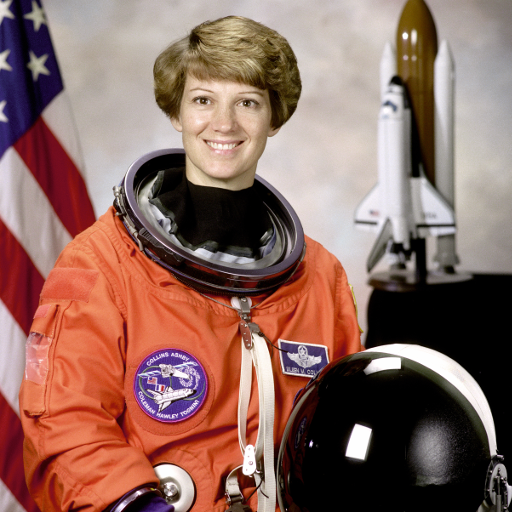
#> input picture skimage.data.astronaut(), 512 x 512 px
$ python practice_01.py
#> lines starting #> are read from the running program, lines starting #| are printed output that depends on the picture
from pathlib import Path
import cv2
import numpy as np
import matplotlib.pyplot as plt
from skimage import data


# 1. Фіксоване визначення кореня проєкту відносно файлу скрипту (src/practice_01.py -> корінь)
project_root = Path(__file__).resolve().parent.parent

input_dir = project_root / "data" / "input"
generated_dir = project_root / "data" / "generated"
color_spaces_dir = project_root / "results" / "color_spaces"
transformations_dir = project_root / "results" / "transformations"
histograms_dir = project_root / "results" / "histograms"
equalization_dir = project_root / "results" / "equalization"
collages_dir = project_root / "results" / "collages"

directories = [
    input_dir, generated_dir, color_spaces_dir,
    transformations_dir, histograms_dir, equalization_dir,
    collages_dir, project_root / "src", project_root / "notebooks"
]

for directory in directories:
    directory.mkdir(parents=True, exist_ok=True)


# 2. Допоміжні функції читання та збереження (підтримка Unicode-шляхів)
def load_image(image_path, flags=cv2.IMREAD_COLOR):
    image_path = Path(image_path)
    if not image_path.exists():
        raise FileNotFoundError(f"Файл не знайдено: {image_path}")
    file_data = np.fromfile(str(image_path), dtype=np.uint8)
    image = cv2.imdecode(file_data, flags)
    if image is None:
        raise IOError(f"Не вдалося прочитати зображення: {image_path}")
    return image


def save_image(image_path, image):
    image_path = Path(image_path)
    image_path.parent.mkdir(parents=True, exist_ok=True)
    ext = image_path.suffix.lower()
    if not ext:
        raise ValueError("Файл не має розширення")
    success, encoded = cv2.imencode(ext, image)
    if not success:
        raise IOError(f"Помилка кодування зображення: {image_path}")
    encoded.tofile(str(image_path))


def prepare_for_collage(img, img_format="bgr", target_size=(400, 300)):
    if img_format == "bgr":
        rgb = cv2.cvtColor(img, cv2.COLOR_BGR2RGB)
    elif img_format == "rgb":
        rgb = img.copy()
    elif img_format == "gray":
        rgb = cv2.cvtColor(img, cv2.COLOR_GRAY2RGB)
    else:
        raise ValueError(f"Невідомий формат: {img_format}")

    tw, th = target_size
    h, w = rgb.shape[:2]
    scale = min(tw / w, th / h)
    nw, nh = max(1, round(w * scale)), max(1, round(h * scale))
    resized = cv2.resize(rgb, (nw, nh), interpolation=cv2.INTER_AREA if scale < 1 else cv2.INTER_CUBIC)

    canvas = np.zeros((th, tw, 3), dtype=np.uint8)
    xo, yo = (tw - nw) // 2, (th - nh) // 2
    canvas[yo:yo + nh, xo:xo + nw] = resized
    return canvas


def main():
    # 3. Підготовка демонстраційних даних з skimage
    images_rgb = {
        "astronaut": data.astronaut(),
        "coffee": data.coffee(),
        "retina": data.retina(),
        "immunohistochemistry": data.immunohistochemistry(),
    }
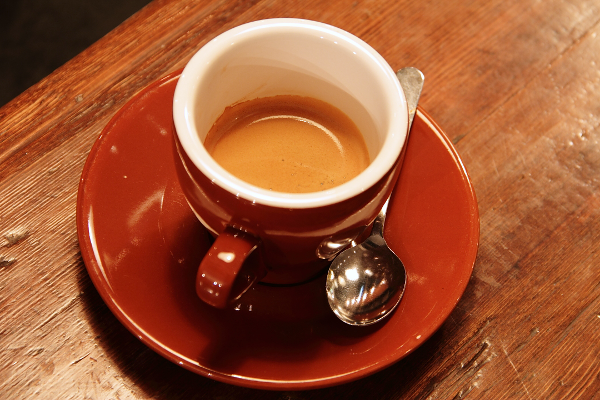
#> input picture skimage.data.coffee(), 600 x 400 px
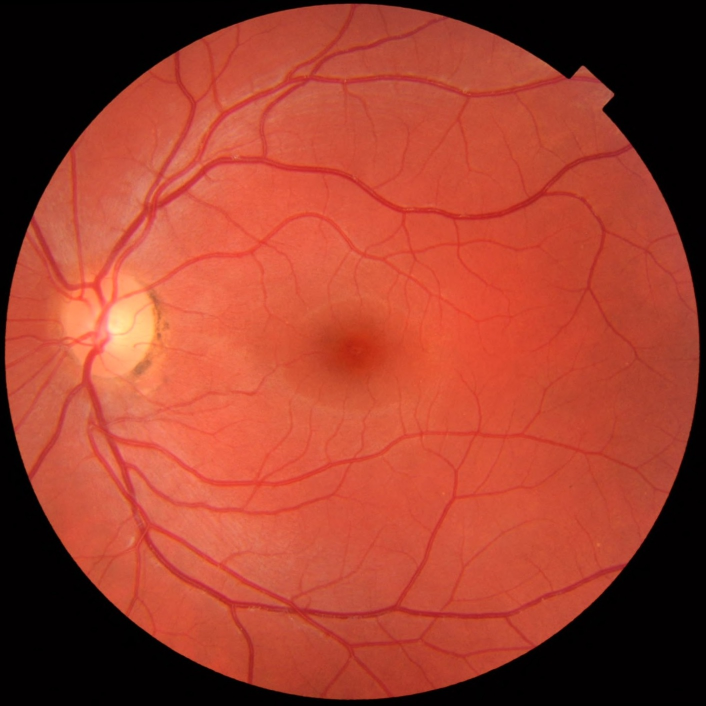
#> input picture skimage.data.retina(), 1411 x 1411 px (shown at 1/2 size)
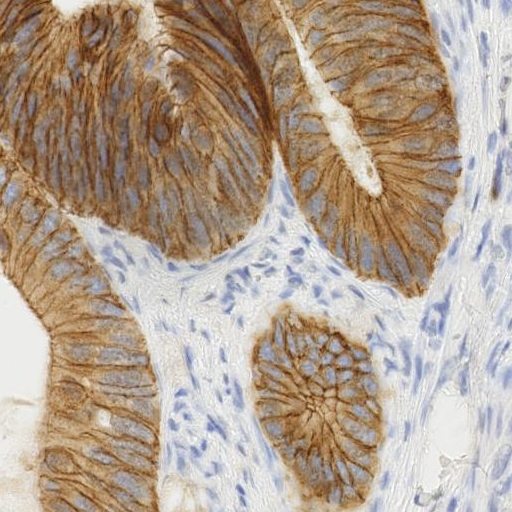
#> input picture skimage.data.immunohistochemistry(), 512 x 512 px
    images_gray = {
        "camera": data.camera(),
    }
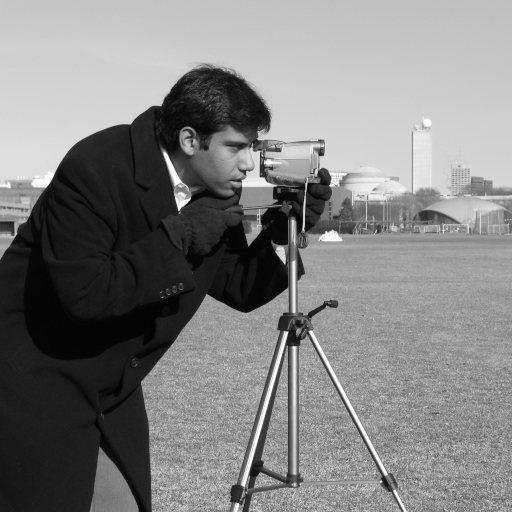
#> input picture skimage.data.camera(), 512 x 512 px

    for name, img_rgb in images_rgb.items():
        img_bgr = cv2.cvtColor(img_rgb, cv2.COLOR_RGB2BGR)
        save_image(input_dir / f"{name}.png", img_bgr)
#> this loop made 4 passes
#> name on passes 1 to 4: 'astronaut', 'coffee', 'retina', 'immunohistochemistry'

    for name, img_gray in images_gray.items():
        save_image(input_dir / f"{name}.png", img_gray)
#> this loop made 1 pass

    # 4. Основна обробка основного зображення (astronaut.png)
    astro_path = input_dir / "astronaut.png"
    img_bgr = load_image(astro_path, cv2.IMREAD_COLOR)
    img_gray = cv2.cvtColor(img_bgr, cv2.COLOR_BGR2GRAY)

    # Запис текстового паспорта зображення
    info_path = project_root / "results" / "image_information.txt"
    with open(info_path, "w", encoding="utf-8") as f:
        f.write(f"File: astronaut.png\n")
        f.write(f"Shape: {img_bgr.shape}\n")
        f.write(f"Width: {img_bgr.shape[1]}\n")
        f.write(f"Height: {img_bgr.shape[0]}\n")
        f.write(f"Channels: {img_bgr.shape[2]}\n")
        f.write(f"Data type: {img_bgr.dtype}\n")
        f.write(f"Minimum: {img_bgr.min()}\n")
        f.write(f"Maximum: {img_bgr.max()}\n")
        f.write(f"Mean: {img_bgr.mean():.2f}\n")
        f.write(f"Standard deviation: {img_bgr.std():.2f}\n")

    # Колірні простори
    img_rgb = cv2.cvtColor(img_bgr, cv2.COLOR_BGR2RGB)
#> img_rgb is the input picture: shape (512, 512, 3); mean R, G, B 141.6, 105.8, 96.5
    img_hsv = cv2.cvtColor(img_bgr, cv2.COLOR_BGR2HSV)
#> img_hsv: shape (512, 512, 3); mean H, S, V 38.9, 90.9, 143
    img_lab = cv2.cvtColor(img_bgr, cv2.COLOR_BGR2LAB)
#> img_lab: shape (512, 512, 3); mean of channels 0, 1, 2 121.8, 141.6, 140

    h_chan, s_chan, v_chan = cv2.split(img_hsv)
    l_chan, a_chan, b_chan = cv2.split(img_lab)

    save_image(color_spaces_dir / "rgb.png", img_rgb)
    save_image(color_spaces_dir / "grayscale.png", img_gray)
    save_image(color_spaces_dir / "hsv_hue.png", h_chan)
    save_image(color_spaces_dir / "hsv_saturation.png", s_chan)
    save_image(color_spaces_dir / "hsv_value.png", v_chan)
    save_image(color_spaces_dir / "lab_lightness.png", l_chan)

    # Геометричні перетворення
    height, width = img_bgr.shape[:2]
#> height = 512; width = 512
    resized_img = cv2.resize(img_bgr, (300, 200), interpolation=cv2.INTER_AREA)
    cropped_img = img_bgr[60:300, 150:400].copy()
    flipped_img = cv2.flip(img_bgr, 1)  # горизонтальне віддзеркалення

    center = (width / 2, height / 2)
#> center = (256, 256)
    rot_mat = cv2.getRotationMatrix2D(center, angle=30, scale=1.0)
    rotated_img = cv2.warpAffine(img_bgr, rot_mat, (width, height))
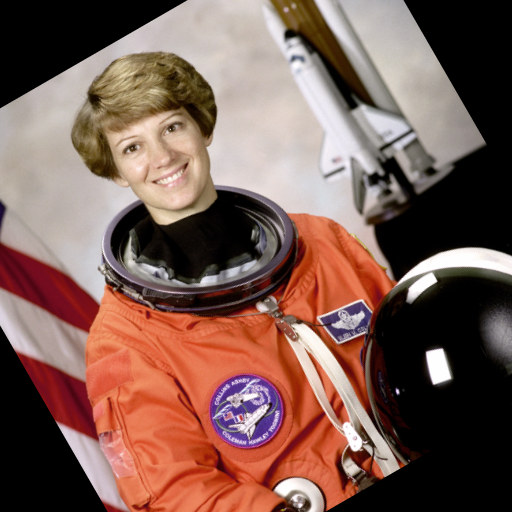
#> rotated_img: shape (512, 512, 3); mean B, G, R 83.9, 93.1, 124.3

    save_image(transformations_dir / "resized.png", resized_img)
    save_image(transformations_dir / "cropped.png", cropped_img)
    save_image(transformations_dir / "flipped.png", flipped_img)
    save_image(transformations_dir / "rotated.png", rotated_img)

    # Гістограми
    gray_hist = cv2.calcHist([img_gray], [0], None, [256], [0, 256])
#> gray_hist = 256 values, max 28966 at index 0, min 128 at index 251, mean 1024
    plt.figure(figsize=(8, 4))
    plt.plot(gray_hist, color="black")
    plt.title("Гістограма Grayscale")
    plt.xlabel("Інтенсивність")
    plt.ylabel("Кількість пікселів")
    plt.grid(alpha=0.3)
    plt.savefig(histograms_dir / "grayscale_histogram.png", bbox_inches="tight")
#> figure, not shown here; curve peaks at x = 0, y = 28966
    plt.close()

    # Вирівнювання та CLAHE
    equalized_gray = cv2.equalizeHist(img_gray)
    clahe = cv2.createCLAHE(clipLimit=2.0, tileGridSize=(8, 8))
    clahe_gray = clahe.apply(img_gray)

    save_image(equalization_dir / "equalized.png", equalized_gray)
    save_image(equalization_dir / "clahe.png", clahe_gray)

    # CLAHE для кольорового зображення (через L-канал Lab)
    img_lab_enhanced = img_lab.copy()
    img_lab_enhanced[:, :, 0] = clahe.apply(l_chan)
#> img_lab_enhanced: shape (512, 512, 3); mean of channels 0, 1, 2 123.5, 141.6, 140
    enhanced_bgr = cv2.cvtColor(img_lab_enhanced, cv2.COLOR_LAB2BGR)
    save_image(equalization_dir / "enhanced_color.png", enhanced_bgr)

    # 5. Створення підсумкового колажу
    items = [
        (img_bgr, "Початкове (BGR)", "bgr"),
        (img_gray, "Grayscale", "gray"),
        (h_chan, "HSV: Hue", "gray"),
        (rotated_img, "Поворот 30°", "bgr"),
        (equalized_gray, "Equalization", "gray"),
        (clahe_gray, "CLAHE", "gray")
    ]

    fig, axes = plt.subplots(2, 3, figsize=(15, 9))
    axes = axes.ravel()
    for ax, (img, title, fmt) in zip(axes, items):
        prep = prepare_for_collage(img, img_format=fmt)
        ax.imshow(prep)
        ax.set_title(title)
        ax.axis("off")
#> this loop made 6 passes
#> pass 1, in main, `prep = prepare_for_collage(img, img_format=fmt)`:
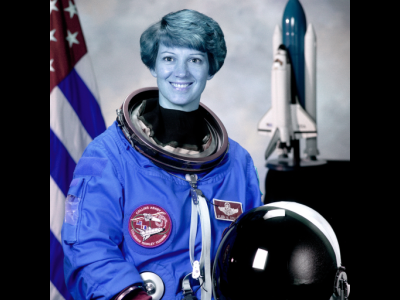
#> prep: shape (300, 400, 3); mean B, G, R 106.2, 79.3, 72.4

    fig.suptitle("Підсумковий порівняльний колаж операцій обробки", fontsize=16)
    plt.tight_layout()
    fig.savefig(collages_dir / "final_comparison.png", dpi=150, bbox_inches="tight")
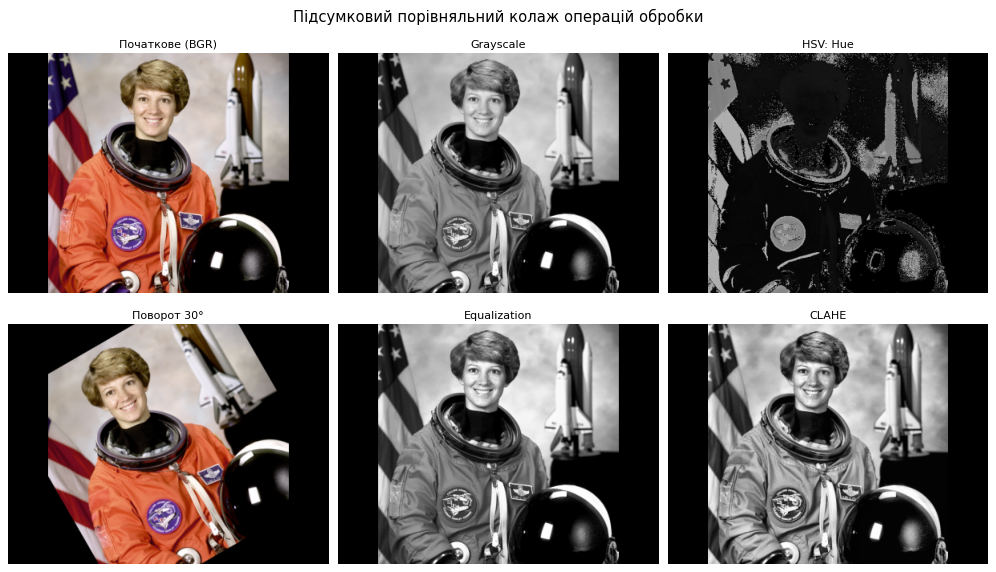
#> figure drawn by matplotlib, 6 panels; B, G, R data is drawn as R, G, B
    plt.close()

    print("Обробку успішно завершено! Усі результати збережено в папку results/.")


if __name__ == "__main__":
    main()
